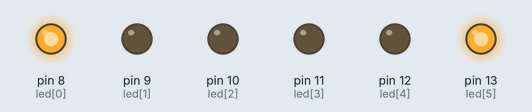
Simulated run of this sketch. Board: Arduino Uno, built with avr-gcc and run on an emulated ATmega328P. Shown: output pins drawn as LEDs (lit = HIGH).

Above: at 0.15 s.
At 0.75 s:
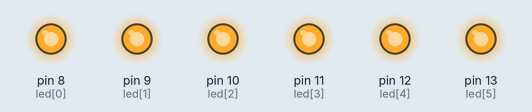
At 1.05 s:
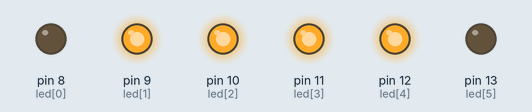
At 1.35 s:
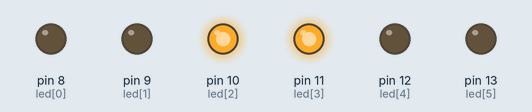
At 2.25 s:
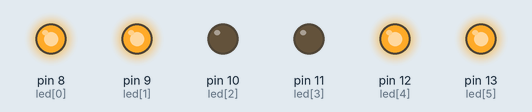
At 3.45 s:
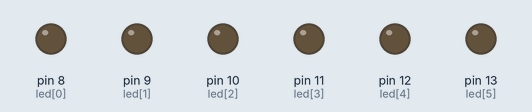
Timing chart, 0 to 4.1 s (numbered marks = the images above):
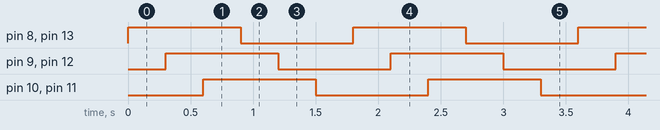

The sketch:

Control_many_LEDs_-_Exercise_3.ino
```cpp
int led[6] = {8,9,10,11,12,13};

void setup()
{
  for(int i=0;i<6;i++){
    pinMode(led[i], OUTPUT);
  }
}

void loop()
{
  int j = 5;
  for(int i=0 ;i<3;i++){
    digitalWrite(led[i], HIGH);
    digitalWrite(led[i+j], HIGH);
    delay(300);
    j=j-2;

  }

  j = 5;
  for(int i=0 ;i<3;i++){
    digitalWrite(led[i], LOW);
    digitalWrite(led[i+j], LOW);
    delay(300);
    j=j-2;

  }

}
```

Measured:
- by itself, pin 8 (led[0]), pin 9 (led[1]), pin 10 (led[2]), pin 11 (led[3]), pin 12 (led[4]), pin 13 (led[5]): alternates HIGH for 0.90 s and LOW for 0.90 s
- by itself, everything shown: repeats every 1.8 s, in 6 steps
